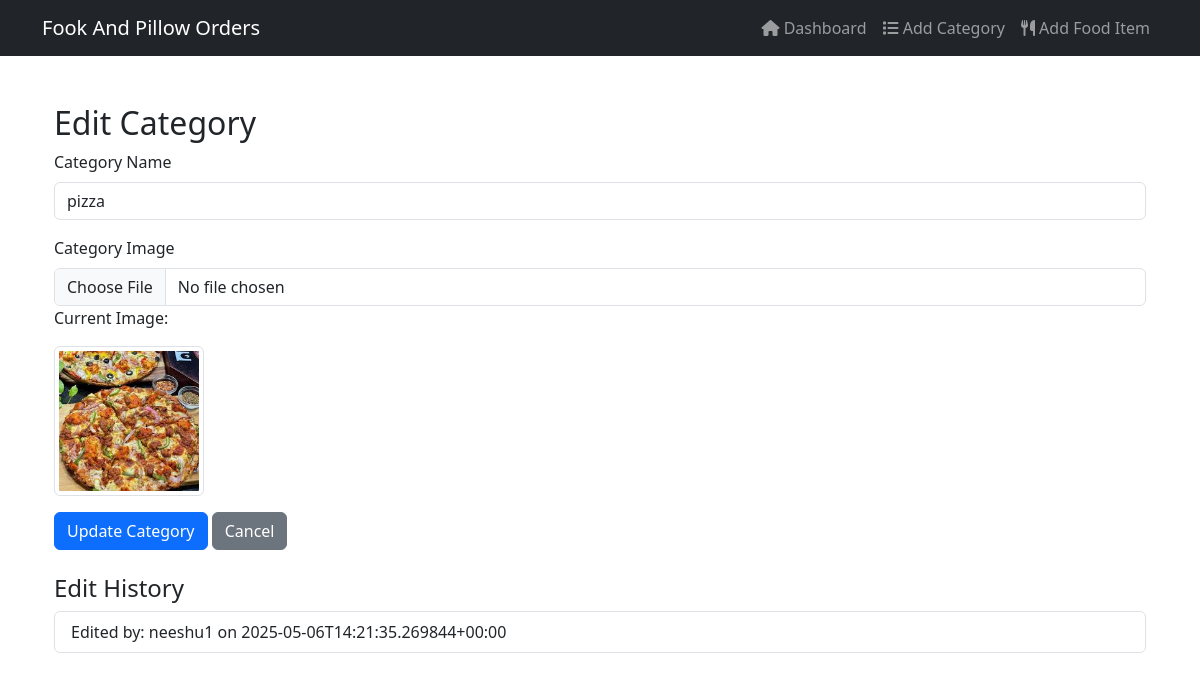
Page /main_page/edit-category/7/ (signed in) on the committed database.
### main_page/models.py (models this page shows, shortened)
class FoodCategory(models.Model):
    CATEGORY_TYPES = [
        ("Food Options", "Food Options"),
        ("Shop Groceries on Instamart", "Shop Groceries on Instamart"),
        ("Restaurants", "Restaurants"),
        ("Special", "Special"),
        ("Festival", "Festival"),
    ]
    name = models.CharField(
        max_length=100, null=True, blank=True
    )  # Allows name to be optional
    category_type = models.CharField(
        max_length=50, choices=CATEGORY_TYPES, null=True, blank=True
    )  # Allows null/blank
    image = models.ImageField(upload_to="category_images/", null=True, blank=True)
    user_name_Category = models.JSONField(null=True, blank=True)

### main_page/views.py (the view, shortened to what this page needs)
# urls.py: path("edit-category/<int:category_id>/", views.edit_category, name="edit_category"),
@login_required
def edit_category(request, category_id):
    category = get_object_or_404(FoodCategory, id=category_id)
    return render(request, "main_page/edit_category.html", {"category": category})

### templates/main_page/edit_category.html (shortened to what this page needs)
{% extends 'main_page/base.html' %}
{% block content %}
<div class="container mt-5">
    <h2>Edit Category</h2>
    <form method="POST" enctype="multipart/form-data">
        <div class="mb-3">
            <label for="name" class="form-label">Category Name</label>
            <input type="text" class="form-control" id="name" name="name" value="{{ category.name }}" required>
        </div>
        <div class="mb-3">
            <label for="image" class="form-label">Category Image</label>
            <input type="file" class="form-control" id="image" name="image">
            {% if category.image %}
                <p>Current Image:</p>
                <img src="http://127.0.0.1:8000/main_page{{ category.image.url }}" alt="Category Image" class="img-thumbnail" width="150">
            {% endif %}
        </div>
        <button type="submit" class="btn btn-primary">Update Category</button>
        <a href="{% url 'vendor_dashboard' %}" class="btn btn-secondary">Cancel</a>
    </form>
    <h4 class="mt-4">Edit History</h4>
    <ul class="list-group">
        {% for entry in category.user_name_Category %}
            <li class="list-group-item">
                Edited by: {{ entry.user }} on {{ entry.timestamp }}
            </li>
        {% endfor %}
    </ul>
</div>
{% endblock %}

### templates/main_page/base.html (style rules this page uses)
body { padding-top: 56px; }

### rows in the picture
FoodCategory: name "pizza", image (picture)

### other values in the picture
{{ entry.user }} "neeshu1"
{{ entry.timestamp }} "2025-05-06T14:21:35.269844+00:00"
